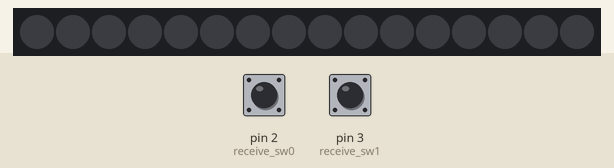
The sketch below on a simulated Arduino Uno, built with avr-gcc and run on an emulated ATmega328P. Parts: 16 RGB LEDs in strip order, left to right. Inputs (shaded band) come from the test bench; at power-on: pin 2 (receive_sw0) HIGH, pin 3 (receive_sw1) HIGH.

Above: at 1.2 s.
1.3 s: pin 2 (receive_sw0) pulled LOW for 0.15 s
At 2.5 s:
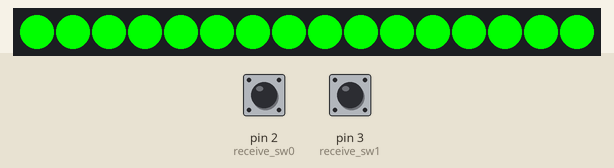
2.9 s: pin 3 (receive_sw1) pulled LOW for 0.15 s
At 3.9 s:
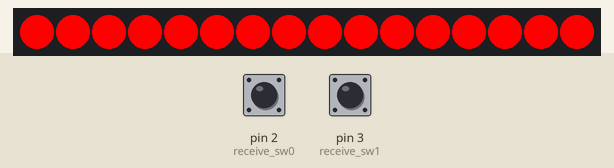
4.5 s: pin 2 (receive_sw0) pulled LOW for 1 s
At 5.1 s:
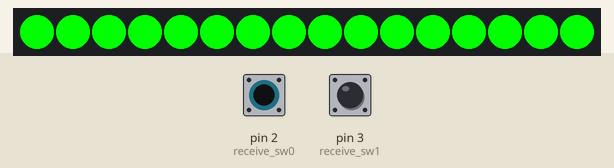
7.0 s: pin 3 (receive_sw1) pulled LOW for 1 s
At 8.2 s:
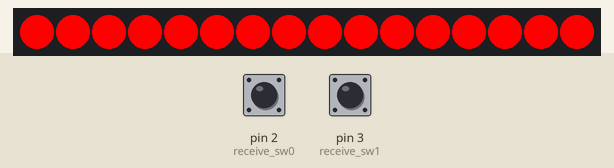
9.5 s: pin 2 (receive_sw0) driven LOW and pin 3 (receive_sw1) driven LOW
At 10.1 s:
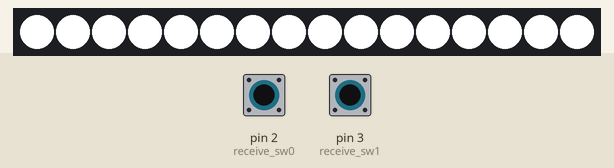
Timing chart, 0 to 12.0 s (numbered marks = the images above; inputs shaded):
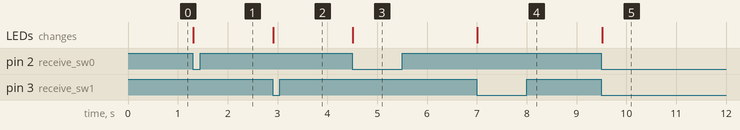

The sketch:

neopixel_16led.ino
```cpp
#include <Adafruit_NeoPixel.h>

// Which pin on the Arduino is connected to the NeoPixels?
#define PIN        6

// How many NeoPixels are attached to the Arduino?
#define NUMPIXELS 16 // Popular NeoPixel ring size

Adafruit_NeoPixel pixels(NUMPIXELS, PIN, NEO_GRB + NEO_KHZ800);

#define receive_sw0 2
#define receive_sw1 3

void setup() {
  pixels.begin();               // INITIALIZE NeoPixel strip object (REQUIRED)
  delay(10);                    //to ensure that the pixels begins successfully
  pixels.clear();               // Set all pixel colors to 'off'
}

void loop() {
  which_state();
}


void which_state()
{
  bool sw0 = digitalRead(receive_sw0);
  bool sw1 = digitalRead(receive_sw1);
  if(sw0 == 0 && sw1 == 0)
  {
    show_white();
  }
  else if(sw0 == 1 && sw1 == 0)
  {
    show_error();
  }
  else if(sw0 == 0 && sw1 == 1)
  {
    show_ok();
  }
}

void show_error()
{
  for (int i = 0; i < NUMPIXELS; i++) {
    pixels.setPixelColor(i, pixels.Color(255, 0, 0));         //RED color
    pixels.show();                                            // Send the updated pixel colors to the hardware.
  }
}

void show_ok()
{
  for (int i = 0; i < NUMPIXELS; i++) {
    pixels.setPixelColor(i, pixels.Color(0, 255, 0));        //Green color
    pixels.show();
  }
}

void show_white()
{
  for (int i = 0; i < NUMPIXELS; i++) {
    pixels.setPixelColor(i, pixels.Color(255, 255, 255));   //White color
    pixels.show();
  }
}
```

Measured:
- after the input at 1.3 s, the LEDs: change at once (image 1)
- after the input at 2.9 s, the LEDs: change at once (image 2)
- after the input at 4.5 s, the LEDs: change at once (image 3)
- after the input at 7.0 s, the LEDs: change at once (image 4)
- after the input at 9.5 s, the LEDs: change at once (image 5)
